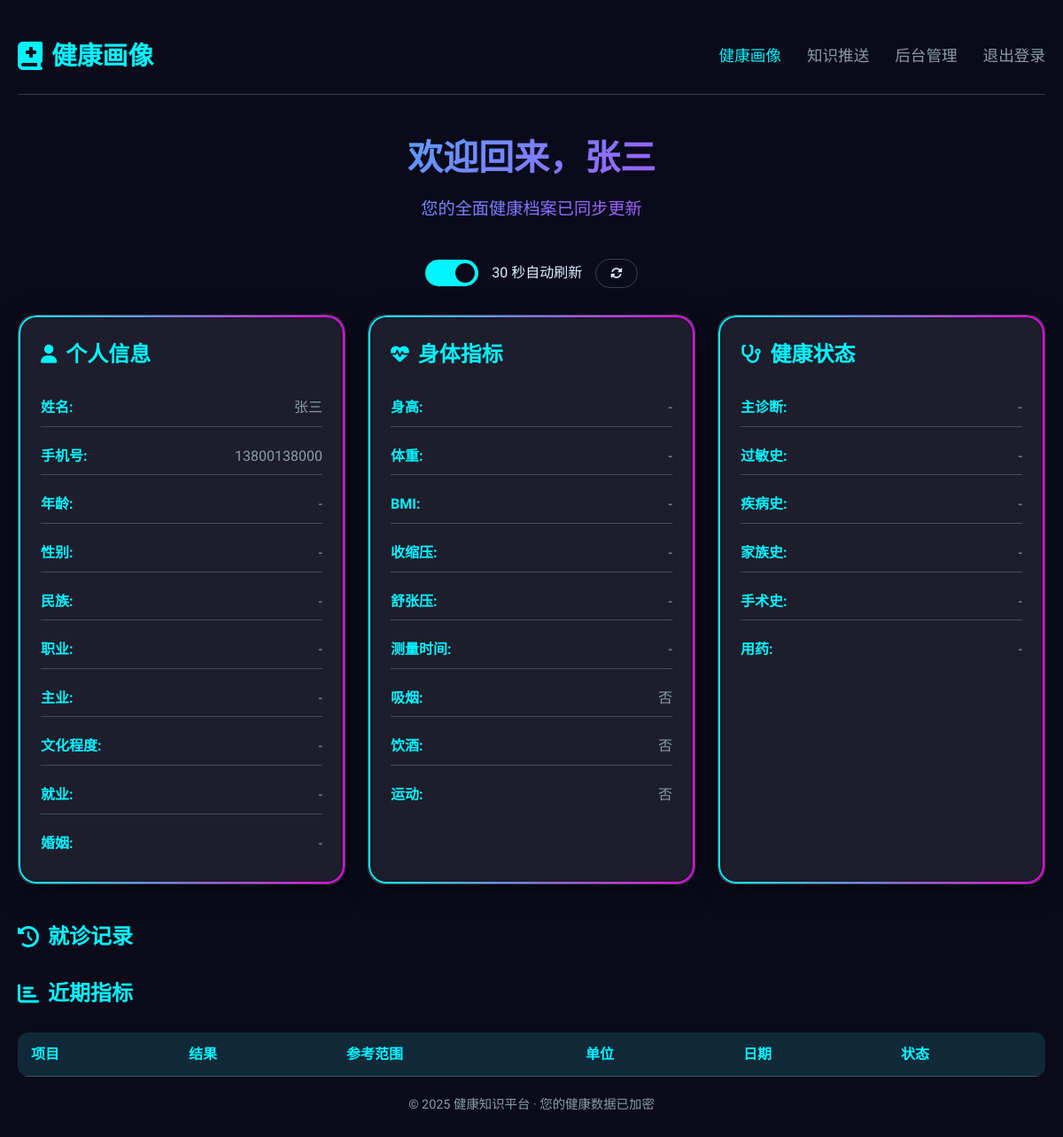
Screenshot of /health_profile (signed in) with the database file from the repository.
### tables this page shows
CREATE TABLE patients (
            id INTEGER PRIMARY KEY AUTOINCREMENT,
            name TEXT NOT NULL,
            phone TEXT UNIQUE NOT NULL,
            password TEXT NOT NULL,
            age INTEGER,
            gender TEXT,
            blood_type TEXT,
            height TEXT,
            weight TEXT,
            conditions TEXT,
            allergies TEXT,
            occupation TEXT,
            ethnicity TEXT,
            main_activity TEXT,
            education TEXT,
            employment TEXT,
            marital_status TEXT,
            is_smoker TEXT,
            is_drinker TEXT,
            surgery_history TEXT,
            medications TEXT,
            disease_history TEXT,
            systolic_bp TEXT,
            diastolic_bp TEXT,
            bp_measure_time TEXT,
            family_history TEXT,
            regular_exercise TEXT,
            created_at TIMESTAMP DEFAULT CURRENT_TIMESTAMP
        );

### app.py (the view, shortened to what this page needs)
@app.route('/health_profile')
def health_profile():
    if 'user_id' not in session:
        return redirect(url_for('login'))
    patient_id = session['user_id']
    conn = sqlite3.connect(app.config['DATABASE'])
    conn.row_factory = sqlite3.Row  # 启用行工厂以支持列名访问
    c = conn.cursor()
    c.execute('SELECT * FROM patients WHERE id = ?', (patient_id,))
    patient = c.fetchone()
    c.execute('SELECT * FROM medical_records WHERE patient_id = ? ORDER BY date DESC', (patient_id,))
    medical_records = c.fetchall()
    c.execute('SELECT * FROM check_metrics WHERE patient_id = ? ORDER BY date DESC', (patient_id,))
    check_metrics = c.fetchall()
    conn.close()
    if not patient:
        return redirect(url_for('login'))
    health_data = {
        'id': get_row_field(patient, 'id'),
        'name': get_row_field(patient, 'name'),
        'phone': get_row_field(patient, 'phone'),
        'age': get_row_field(patient, 'age'),
        'gender': get_row_field(patient, 'gender'),
        'blood_type': get_row_field(patient, 'blood_type'),
        'height': get_row_field(patient, 'height'),
        'weight': get_row_field(patient, 'weight'),
        'conditions': get_row_field(patient, 'conditions'),
        'allergies': get_row_field(patient, 'allergies'),
        'occupation': get_row_field(patient, 'occupation'),
        'ethnicity': get_row_field(patient, 'ethnicity'),
        'main_activity': get_row_field(patient, 'main_activity'),
        'education': get_row_field(patient, 'education'),
        'employment': get_row_field(patient, 'employment'),
        'marital_status': get_row_field(patient, 'marital_status'),
        'is_smoker': get_row_field(patient, 'is_smoker'),
        'is_drinker': get_row_field(patient, 'is_drinker'),
        'surgery_history': get_row_field(patient, 'surgery_history'),
        'medications': get_row_field(patient, 'medications'),
        'disease_history': get_row_field(patient, 'disease_history'),
        'systolic_bp': get_row_field(patient, 'systolic_bp'),
        'diastolic_bp': get_row_field(patient, 'diastolic_bp'),
        'bp_measure_time': get_row_field(patient, 'bp_measure_time'),
        'family_history': get_row_field(patient, 'family_history'),
        'regular_exercise': get_row_field(patient, 'regular_exercise'),
        'created_at': get_row_field(patient, 'created_at')
    }
    try:
        height_val = float(health_data['height'].replace('cm', '')) if health_data['height'] else 0
        weight_val = float(health_data['weight'].replace('kg', '')) if health_data['weight'] else 0
        if height_val > 0 and weight_val > 0:
            height_in_m = height_val / 100
            health_data['bmi'] = round(weight_val / (height_in_m * height_in_m), 1)
            if health_data['bmi'] < 18.5:
                health_data['bmi_category'] = '偏瘦'
            elif 18.5 <= health_data['bmi'] < 24:
                health_data['bmi_category'] = '正常'
            elif 24 <= health_data['bmi'] < 28:
                health_data['bmi_category'] = '超重'
            else:
                health_data['bmi_category'] = '肥胖'
        else:
            health_data['bmi'] = ''
            health_data['bmi_category'] = ''
    except:
        health_data['bmi'] = ''
        health_data['bmi_category'] = ''
    formatted_records = []
    formatted_metrics = []
    return render_template('health_profile.html',
                           health_data=health_data,
                           medical_records=formatted_records,
                           check_metrics=formatted_metrics)

### app.py (called while the page is built)
def get_row_field(row, field_name, default_value=''):
    if row is None:
        return default_value
    if field_name not in row.keys():
        return default_value
    value = row[field_name]
    return value if value is not None else default_value

### templates/health_profile.html (shortened to what this page needs)
{% extends "base.html" %}
{% block styles %}
<link rel="stylesheet" href="{{ url_for('static', filename='css/health_profile.css') }}">
{% endblock %}
{% block content %}
<div class="health-container">
  <nav class="health-nav">
    <div class="nav-logo"><i class="fas fa-book-medical"></i> 健康画像</div>
    <div class="nav-links">
      <a href="#" class="active">健康画像</a>
      <a href="{{ url_for('diagnosis') }}">知识推送</a>
      <a href="{{ url_for('admin_login') }}">后台管理</a>
      <a href="{{ url_for('logout') }}">退出登录</a>
    </div>
  </nav>
  <div class="welcome-banner">
    <h1>欢迎回来，{{ health_data.name }}</h1>
    <p>您的全面健康档案已同步更新</p>
  </div>
  <div class="refresh-controls">
    <label class="switch">
      <span class="slider"></span>
    </label>
    <span class="text">30 秒自动刷新</span>
    <button id="manualRefreshBtn" class="btn-outline"><i class="fas fa-sync-alt"></i></button>
  </div>
  <section class="health-cards">
    <div class="card neon-border">
      <h2><i class="fas fa-user"></i> 个人信息</h2>
      <div class="info-grid">
        {% for key, label in [('name','姓名'),('phone','手机号'),('age','年龄'),('gender','性别'),('ethnicity','民族'),('occupation','职业'),('main_activity','主业'),('education','文化程度'),('employment','就业'),('marital_status','婚姻')] %}
        <div class="info-item"><span class="label">{{ label }}:</span><span class="value">{{ health_data[key] or '-' }}</span></div>
        {% endfor %}
      </div>
    </div>
    <div class="card neon-border">
      <h2><i class="fas fa-heartbeat"></i> 身体指标</h2>
      <div class="info-grid">
        {% for key, label in [('height','身高'),('weight','体重'),('bmi','BMI'),('systolic_bp','收缩压'),('diastolic_bp','舒张压'),('bp_measure_time','测量时间'),('is_smoker','吸烟'),('is_drinker','饮酒'),('regular_exercise','运动')] %}
        <div class="info-item"><span class="label">{{ label }}:</span><span class="value">{{ health_data[key] or '-' }}</span></div>
        {% endfor %}
      </div>
    </div>
    <div class="card neon-border">
      <h2><i class="fas fa-stethoscope"></i> 健康状态</h2>
      <div class="info-grid">
        {% for key, label in [('conditions','主诊断'),('allergies','过敏史'),('disease_history','疾病史'),('family_history','家族史'),('surgery_history','手术史'),('medications','用药')] %}
        <div class="info-item"><span class="label">{{ label }}:</span><span class="value">{{ health_data[key] or '-' }}</span></div>
        {% endfor %}
      </div>
    </div>
  </section>
  <section class="medical-timeline">
    <h2><i class="fas fa-history"></i> 就诊记录</h2>
  </section>
  <section class="metrics-table">
    <h2><i class="fas fa-chart-bar"></i> 近期指标</h2>
    <div class="table-wrapper">
      <table>
        <thead>
          <tr><th>项目</th><th>结果</th><th>参考范围</th><th>单位</th><th>日期</th><th>状态</th></tr>
        </thead>
      </table>
    </div>
  </section>
  <footer>
    <p>© 2025 健康知识平台 · 您的健康数据已加密</p>
  </footer>
</div>
{% endblock %}

### static/css/style.css (style rules this page uses)
:root { --primary: #2c7fb8; --primary-dark: #1a5f8e; --secondary: #4db3d3; --accent: #f05f5f; --light: #f8f9fa; --dark: #343a40; --success: #28a745; --warning: #ffc107; --danger: #dc3545; --gray: #6c757d; --light-gray: #e9ecef; }
* { margin: 0; padding: 0; box-sizing: border-box; }
body { font-family: 'Noto Sans SC', sans-serif; background-color: #f0f4f8; color: var(--dark); line-height: 1.6; }

### static/css/health_profile.css (style rules this page uses)
:root { --primary: #00f5ff; --secondary: #ff00ff; --bg: #0a0a1a; --glass: rgba(255,255,255,.08); --border: rgba(255,255,255,.2); --text: #e0f0ff; --text-dim: #8a9ba8; --radius: 20px; }
* { margin: 0; padding: 0; box-sizing: border-box; }
body { font-family: 'Orbitron', 'Noto Sans SC', sans-serif; background: var(--bg); color: var(--text); line-height: 1.6; }
.health-container { max-width: 1200px; margin: 0 auto; padding: 20px; }
.health-nav { display: flex; justify-content: space-between; align-items: center; padding: 20px 0; border-bottom: 1px solid var(--border); }
.nav-logo { display: flex; align-items: center; font-size: 1.8rem; font-weight: 700; color: var(--primary); }
.nav-logo i { margin-right: 10px; font-size: 2rem; }
.nav-links a { margin-left: 25px; color: var(--text-dim); text-decoration: none; font-size: 1.1rem; transition: color .3s; }
.nav-links a.active, .nav-links a:hover { color: var(--primary); }
.welcome-banner { background: linear-gradient(135deg, var(--primary), var(--secondary)); -webkit-background-clip: text; -webkit-text-fill-color: transparent; text-align: center; padding: 40px 0; }
.welcome-banner h1 { font-size: 2.5rem; margin-bottom: 10px; }
.welcome-banner p { font-size: 1.2rem; color: var(--text-dim); }
.refresh-controls { display: flex; align-items: center; justify-content: center; gap: 15px; margin-bottom: 30px; }
.switch { position: relative; width: 60px; height: 30px; display: inline-block; }
.slider { position: absolute; cursor: pointer; top: 0; left: 0; right: 0; bottom: 0; background: var(--text-dim); border-radius: 34px; transition: .4s; }
.slider:before { position: absolute; content: ""; height: 22px; width: 22px; left: 4px; bottom: 4px; background: var(--bg); border-radius: 50%; transition: .4s; }
input:checked + .slider { background: var(--primary); }
input:checked + .slider:before { transform: translateX(30px); }
.btn-outline { background: transparent; border: 1px solid var(--border); color: var(--text); padding: 8px 16px; border-radius: 50px; cursor: pointer; transition: .3s; }
.health-cards { display: grid; grid-template-columns: repeat(auto-fit, minmax(340px, 1fr)); gap: 25px; margin-bottom: 40px; }
.card { background: var(--glass); border: 1px solid var(--border); border-radius: var(--radius); padding: 25px; backdrop-filter: blur(15px); box-shadow: 0 8px 30px rgba(0,0,0,.4); transition: transform .3s; }
.neon-border { position: relative; }
.neon-border::before { content: ''; position: absolute; inset: 0; border-radius: var(--radius); padding: 2px; background: linear-gradient(90deg,var(--primary),var(--secondary)); -webkit-mask: linear-gradient(#fff 0 0) content-box, linear-gradient(#fff 0 0); -webkit-mask-composite: xor; }
.card h2 { color: var(--primary); margin-bottom: 20px; display: flex; align-items: center; }
.card h2 i { margin-right: 10px; font-size: 1.3rem; }
.info-grid { display: grid; grid-template-columns: 1fr; gap: 12px; }
.info-item { display: flex; justify-content: space-between; padding: 8px 0; border-bottom: 1px solid var(--border); }
.info-item:last-child { border-bottom: none; }
.label { font-weight: 600; color: var(--primary); }
.value { color: var(--text-dim); }
.medical-timeline h2, .metrics-table h2 { color: var(--primary); margin-bottom: 25px; display: flex; align-items: center; }
.medical-timeline h2 i, .metrics-table h2 i { margin-right: 10px; }
.table-wrapper { overflow-x: auto; border-radius: 12px; }
table { width: 100%; border-collapse: collapse; background: rgba(255,255,255,.03); }
th, td { padding: 12px 15px; text-align: left; border-bottom: 1px solid var(--border); }
th { background: rgba(0,245,255,.1); color: var(--primary); }
footer { text-align: center; padding: 20px 0; color: var(--text-dim); font-size: .9rem; }

### rows the page displays
patients: name "张三", name "张三" "13800138000" "-" "-" "-" "-" "-" "-", height "-" "-" "-" "-" "-" "否" "否" "否", conditions "-" "-" "-" "-" "-" "-"

### other values shown
{{ label }} "姓名" "手机号" "年龄" "性别" "民族" "职业" "主业" "文化程度" "就业" "婚姻"
{{ health_data[key] or '-' }} "-" "-"
{{ label }} "身高" "体重" "BMI" "收缩压" "舒张压" "测量时间" "吸烟" "饮酒" "运动"
{{ health_data[key] or '-' }} "-"
{{ label }} "主诊断" "过敏史" "疾病史" "家族史" "手术史" "用药"
